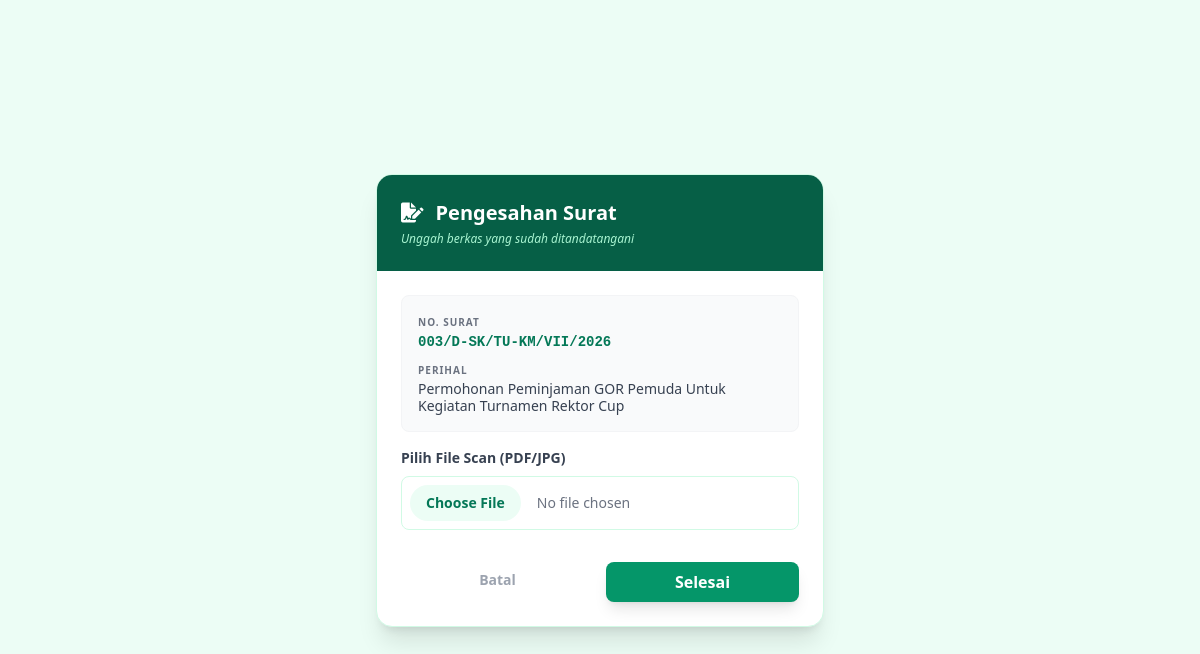
Screenshot of /update-ttd.php?id=1 (signed in) with the database file from the repository.
### tables this page shows
CREATE TABLE `surat_keluar` (
  `id_surat_keluar` int(11) NOT NULL,
  `no_surat` varchar(100) NOT NULL,
  `tujuan_surat` varchar(150) NOT NULL,
  `perihal` text NOT NULL,
  `tgl_surat` date NOT NULL,
  `file_surat` varchar(255) DEFAULT NULL,
  `id_user` int(11) DEFAULT NULL,
  `status_ttd` int(11) DEFAULT 0,
  `id_surat` int(11) GENERATED ALWAYS AS (`id_surat_keluar`) VIRTUAL
);

### update-ttd.php (the view, shortened to what this page needs)
<?php
include "koneksi.php";
$id = $_GET['id'];
$query = $koneksi->query("SELECT * FROM surat_keluar WHERE id_surat_keluar = '$id'");
$data = $query->fetch_assoc();
?>
<!DOCTYPE html>
<html lang="id">
<head>
    <script src="https://cdn.tailwindcss.com"></script>
    <link rel="stylesheet" href="https://cdnjs.cloudflare.com/ajax/libs/font-awesome/6.0.0/css/all.min.css">
</head>
<body class="bg-emerald-50 min-h-screen flex items-center justify-center p-6">
    <div class="bg-white w-full max-w-md rounded-2xl shadow-xl overflow-hidden border border-emerald-100">
        <div class="bg-emerald-800 p-6 text-white">
            <h2 class="text-xl font-bold flex items-center">
                <i class="fas fa-file-signature mr-3"></i> Pengesahan Surat
            </h2>
            <p class="text-emerald-200 text-xs mt-1 italic">Unggah berkas yang sudah ditandatangani</p>
        </div>
        <form action="" method="POST" enctype="multipart/form-data" class="p-6 space-y-4">
            <div class="bg-gray-50 p-4 rounded-lg border border-gray-100 text-sm">
                <p class="text-gray-500 text-[10px] uppercase font-bold tracking-widest">No. Surat</p>
                <p class="font-mono text-emerald-700 font-bold mb-2"><?php echo $data['no_surat']; ?></p>
                <p class="text-gray-500 text-[10px] uppercase font-bold tracking-widest">Perihal</p>
                <p class="text-gray-700 leading-tight"><?php echo $data['perihal']; ?></p>
            </div>
            <div class="space-y-2">
                <label class="block text-sm font-bold text-gray-700">Pilih File Scan (PDF/JPG)</label>
                <input type="file" name="file_surat" required
                    class="block w-full text-sm text-gray-500 file:mr-4 file:py-2 file:px-4 file:rounded-full file:border-0 file:text-sm file:font-semibold file:bg-emerald-50 file:text-emerald-700 hover:file:bg-emerald-100 border border-emerald-100 rounded-lg p-2">
            </div>
            <div class="flex space-x-3 pt-4">
                <a href="surat-keluar.php" class="flex-1 text-center py-2 text-sm font-bold text-gray-400 hover:text-gray-600 transition">Batal</a>
                <button type="submit" name="update"
                    class="flex-1 bg-emerald-600 hover:bg-emerald-700 text-white py-2 rounded-lg font-bold shadow-lg transition transform hover:scale-105">
                    Selesai
                </button>
            </div>
        </form>
    </div>
</body>
</html>

### rows the page displays
surat_keluar: no_surat "003/D-SK/TU-KM/VII/2026", perihal "Permohonan Peminjaman GOR Pemuda Untuk Kegiatan Turnamen Rektor Cup"
